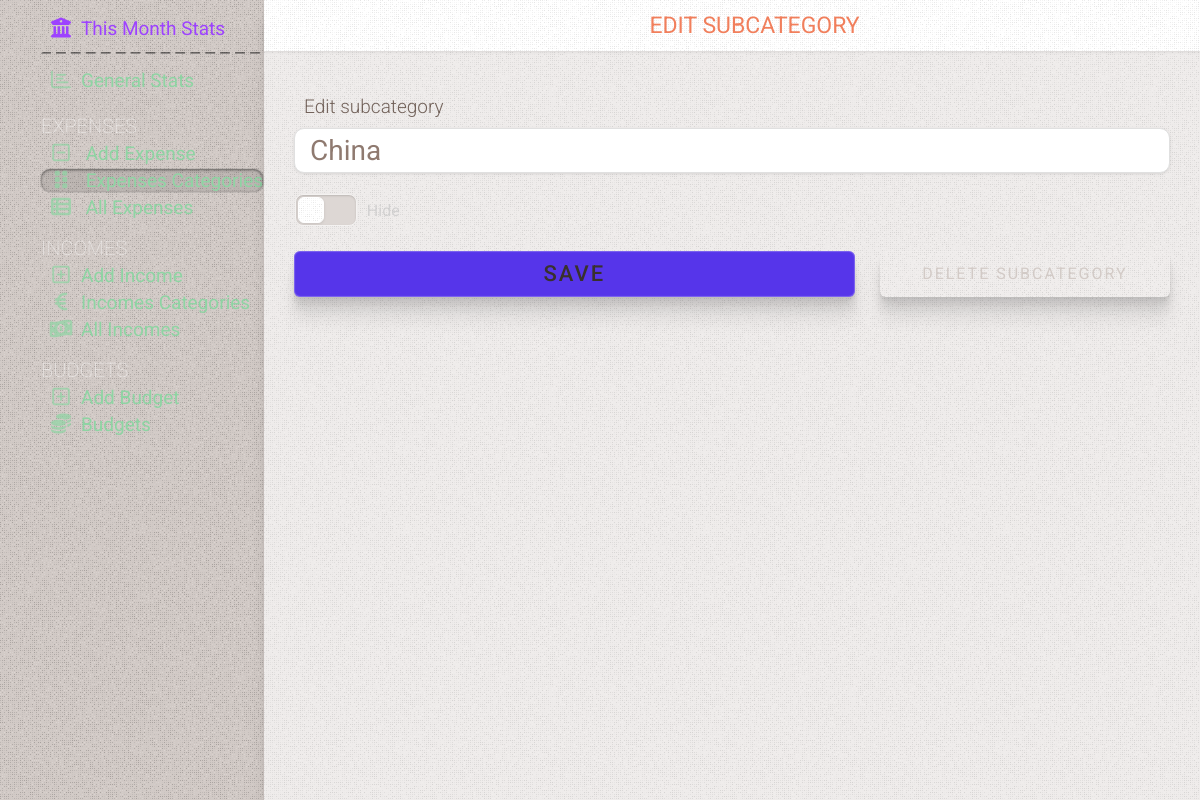
The app's page /edit-subcategory/21, older data.
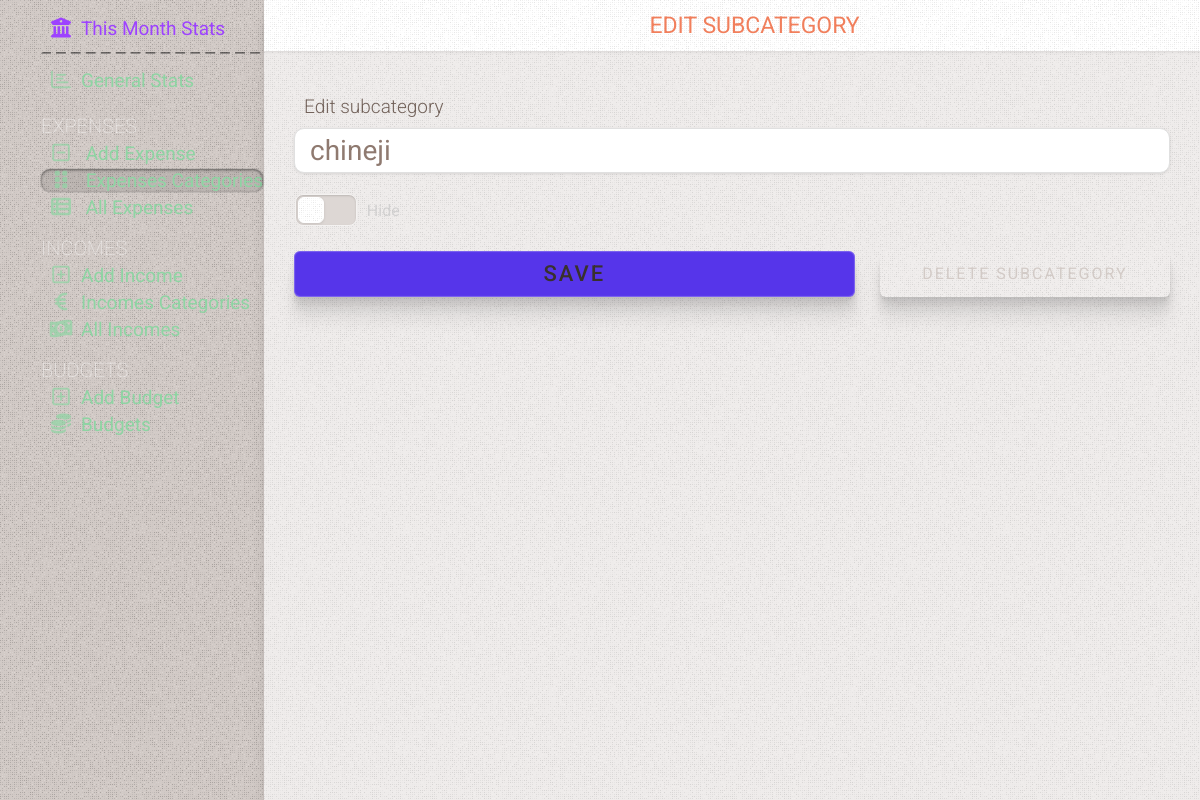
The same page, newer data.
### tables this page shows
CREATE TABLE subcategories
(
    id          INTEGER PRIMARY KEY AUTOINCREMENT,
    name        TEXT    NOT NULL,
    category_id INTEGER NOT NULL,
    state       TEXT DEFAULT false

);

### app.py (the view, shortened to what this page needs)
@app.route('/edit-subcategory/<int:id>', methods=('GET', 'POST'))
def edit_subcategory(id):
    subcategory = get_subcategory(id)
    conn = get_db_connection()
    return render_template('edit_subcategory.html', title='Edit Subcategory', gradient='text-gradient-red',
                           subcategory=subcategory)

### app.py (called while the page is built)
def get_db_connection():
    conn = sqlite3.connect('static/database.db')
    conn.row_factory = sqlite3.Row
    return conn

def get_subcategory(subcategory_id):
    conn = get_db_connection()
    subcategory = conn.execute('SELECT * FROM subcategories WHERE id = ?', (subcategory_id,)).fetchone()
    conn.close()
    if subcategory is None:
        abort(404)
    return subcategory

### templates/edit_subcategory.html (shortened to what this page needs)
{% extends 'base.html' %} {% block content %}
	<div class="page_title {{ gradient }}" >
		<span >{% block title %} {{ title }} {% endblock %}</span >
	</div >
	<div class="content " >
		<form method="post" >
			<div class="subtitle3 mt-24" >Edit subcategory</div >
			<input type="text" autofocus name="subcategory" placeholder="Subcategory Name" class="big-input"
						 value="{{ request.form['name'] or subcategory['name'] }}" />
			<div class="mt-20 flex gap-20 items-center" >
				<div class="switch switch-big flex items-center" >
					<label for="hide_subcategory" ></label >
						<label for="hide_subcategory" class="second-label ml-10">Hide</label >
				</div >
			</div >
			<div class="form-buttons mt-24" >
				<button type="submit" class="send-button" name="subcat" >Save</button >
				<a href="/subcategory-delete/{{ subcategory['id'] }}" class="delete-button"
					 onclick="return confirm('Delete this subcategory?')" >Delete Subcategory</a >
			</div >
		</form >
	</div >
{% endblock %}

Row changes from the older to the newer data that the page shows:
changed subcategories: subcategory "China" → "chineji"
